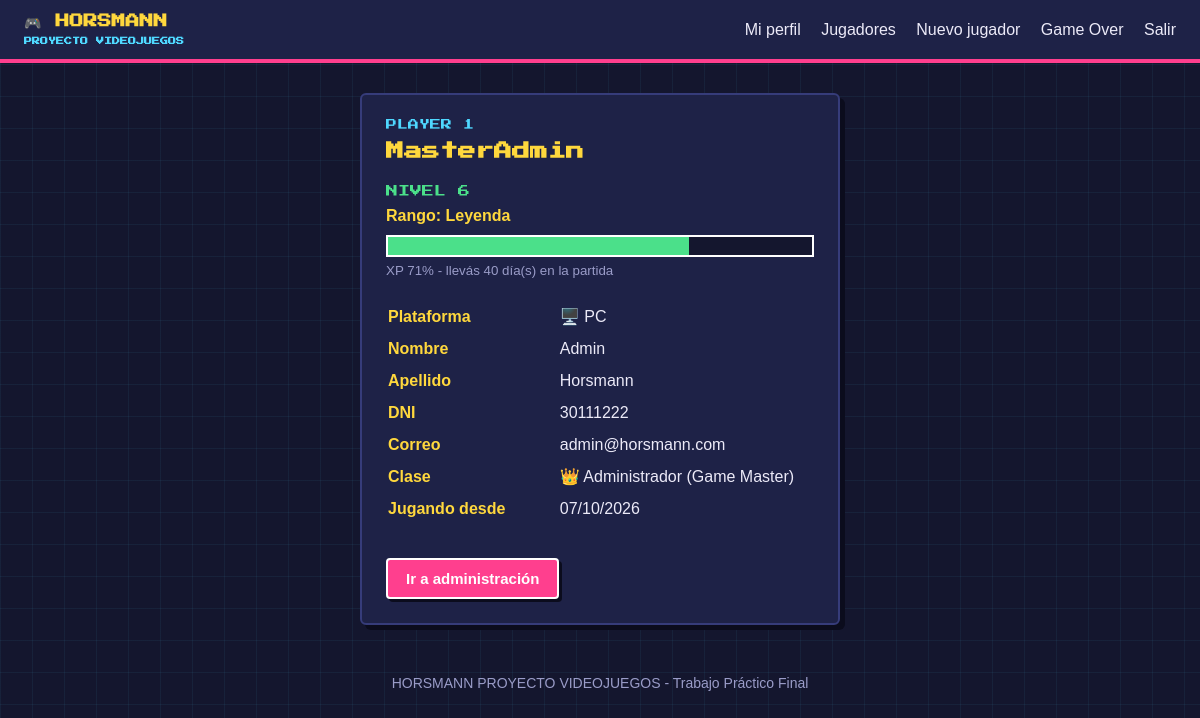
The page /panel.php (signed in) on the database its author committed.
### tables this page shows
CREATE TABLE IF NOT EXISTS usuarios (
    id              INT UNSIGNED NOT NULL AUTO_INCREMENT,
    nombre          VARCHAR(50)  NOT NULL,
    apellido        VARCHAR(50)  NOT NULL,
    dni             VARCHAR(8)   NOT NULL,
    email           VARCHAR(100) NOT NULL,
    nickname        VARCHAR(20)  NOT NULL,               
    plataforma      ENUM('PC','PlayStation','Xbox','Nintendo','Móvil') NOT NULL DEFAULT 'PC',
    password        VARCHAR(255) NOT NULL,               
    rol             ENUM('usuario','admin') NOT NULL DEFAULT 'usuario',
    fecha_creacion  DATETIME     NOT NULL DEFAULT CURRENT_TIMESTAMP,
    fecha_archivado DATETIME     NULL DEFAULT NULL,      
    PRIMARY KEY (id),
    UNIQUE KEY uq_usuarios_dni (dni),
    UNIQUE KEY uq_usuarios_email (email),
    UNIQUE KEY uq_usuarios_nickname (nickname)
);

### incluir/gamer.php (called while the page is built)
<?php
$plataformas = [
    'PC'          => '🖥️',
    'PlayStation' => '🎮',
    'Xbox'        => '🟩',
    'Nintendo'    => '🕹️',
    'Móvil'       => '📱',
];
function nivel_jugador($fecha_creacion) {
    $dias = (int)((time() - strtotime($fecha_creacion)) / 86400);
    $nivel = 1 + intdiv($dias, 7);
    $xp = (int)(($dias % 7) / 7 * 100);
    if ($nivel < 2) {
        $rango = "Novato";
    } else if ($nivel < 4) {
        $rango = "Aventurero";
    } else if ($nivel < 6) {
        $rango = "Veterano";
    } else {
        $rango = "Leyenda";
    }
    return ['nivel' => $nivel, 'xp' => $xp, 'dias' => $dias, 'rango' => $rango];
}

### panel.php (the view, shortened to what this page needs)
<?php
require 'conexion.php';
require 'incluir/gamer.php';
$c = $pdo->prepare("SELECT id, nombre, apellido, dni, email, nickname, plataforma, rol, fecha_creacion FROM usuarios WHERE id = ?");
$c->execute([$_SESSION['id']]);
$yo = $c->fetch();
$progreso = nivel_jugador($yo['fecha_creacion']);
require 'incluir/encabezado.php';
?>
<div class="caja">
    <p class="pantalla">PLAYER <?php echo (int)$yo['id']; ?></p>
    <h1><?php echo htmlspecialchars($yo['nickname']); ?></h1>
    <div class="nivel">
        <span class="nivel-num">NIVEL <?php echo $progreso['nivel']; ?></span>
        <p class="rango">Rango: <?php echo $progreso['rango']; ?></p>
        <div class="barra-xp"><div class="relleno" style="width: <?php echo $progreso['xp']; ?>%"></div></div>
        <small>XP <?php echo $progreso['xp']; ?>% - llevás <?php echo $progreso['dias']; ?> día(s) en la partida</small>
    </div>
    <table class="ficha">
        <tr><th>Plataforma</th><td><?php echo ($plataformas[$yo['plataforma']] ?? '') . ' ' . htmlspecialchars($yo['plataforma']); ?></td></tr>
        <tr><th>Nombre</th><td><?php echo htmlspecialchars($yo['nombre']); ?></td></tr>
        <tr><th>Apellido</th><td><?php echo htmlspecialchars($yo['apellido']); ?></td></tr>
        <tr><th>DNI</th><td><?php echo htmlspecialchars($yo['dni']); ?></td></tr>
        <tr><th>Correo</th><td><?php echo htmlspecialchars($yo['email']); ?></td></tr>
        <tr><th>Clase</th><td><?php echo $yo['rol'] === 'admin' ? '👑 Administrador (Game Master)' : '⚔️ Jugador'; ?></td></tr>
        <tr><th>Jugando desde</th><td><?php echo date('d/m/Y', strtotime($yo['fecha_creacion'])); ?></td></tr>
    </table>
    <?php if ($yo['rol'] === 'admin') { ?>
        <a class="boton" href="admin_usuarios.php">Ir a administración</a>
    <?php } ?>
</div>
<?php require 'incluir/pie.php'; ?>

### css/estilos.css (style rules this page uses)
body { margin: 0; font-family: Arial, Helvetica, sans-serif; background: #14162e; color: #eceaf8; }
a { color: #4fd8ff; }
h1 { font-family: "Courier New", monospace; margin-top: 0; }
.caja { background: #1e2247; border: 2px solid #363c7a; border-radius: 6px; padding: 24px; box-shadow: 5px 5px 0 #0b0c1d; }
.boton { display: inline-block; margin-top: 16px; padding: 10px 18px; background: #ff3f8e; color: #fff; border: 2px solid #fff; border-radius: 4px; font-size: 15px; font-weight: bold; text-decoration: none; cursor: pointer; box-shadow: 3px 3px 0 #0b0c1d; }
.ficha { width: 100%; margin: 16px 0; }
.ficha th { text-align: left; color: #ffd83d; padding: 6px 12px 6px 0; width: 40%; }
body { background-color: #14162e; background-image: linear-gradient(rgba(79, 216, 255, 0.06) 1px, transparent 1px), linear-gradient(90deg, rgba(79, 216, 255, 0.06) 1px, transparent 1px); background-size: 32px 32px; }
.logo, h1, .pantalla, .nivel-num, .parpadeo { font-family: "Press Start 2P", "Courier New", monospace; }
h1 { font-size: 18px; line-height: 1.7; color: #ffd83d; }
.pantalla { color: #4fd8ff; font-size: 11px; margin: 0 0 6px; }
.nivel { margin: 18px 0 22px; }
.nivel-num { display: block; font-size: 12px; color: #4be08a; margin-bottom: 10px; }
.barra-xp { height: 18px; background: #14162e; border: 2px solid #fff; }
.barra-xp .relleno { height: 100%; background: #4be08a; }
.nivel small { display: block; margin-top: 6px; color: #9a9cc8; }
.rango { color: #ffd83d; font-weight: bold; margin: 0 0 10px; }

### rows shown on the page
usuarios: id "1", nickname "MasterAdmin", fecha_creacion "6", fecha_creacion "Leyenda", fecha_creacion "71", fecha_creacion "40", plataforma "🖥️", plataforma "PC", nombre "Admin", apellido "Horsmann", dni "30111222", email "admin@horsmann.com", fecha_creacion "07/10/2026"
